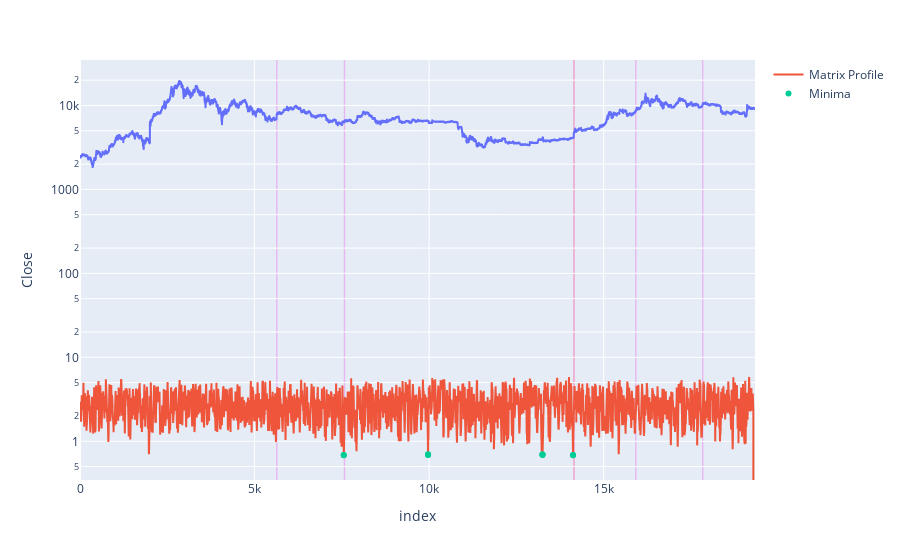

Notebook code cell kept with this figure:
### Code cell
mp = matrix_profile
all_chain_set, unanchored_chain = stumpy.allc(mp[:, 2], mp[:, 3])
print (unanchored_chain)
print (len(df))
# print (all_chain_set)
selected_chain = unanchored_chain

fig = highlight_zones(unanchored_chain)
fig

### Figure 1 — Plotly figure (JSON) as saved in the notebook; plotly's stock layout.template omitted (floating-point values rounded to 4 significant figures; data arrays with more than 128 entries replaced by an {"elided": "..."} marker saying what was removed)
{"data": [{"hovertemplate": "index=%{x}<br>Close=%{y}<extra></extra>", "legendgroup": "", "line": {"color": "#636efa", "dash": "solid"}, "mode": "lines", "name": "", "showlegend": false, "type": "scattergl", "x": {"elided": "19335 int values"}, "xaxis": "x", "y": {"elided": "19335 float values"}, "yaxis": "y"}, {"hovertext": {"elided": "19335 str values"}, "mode": "lines", "name": "Matrix Profile", "type": "scatter", "x": {"elided": "19335 int values"}, "y": {"elided": "19335 float values"}}, {"mode": "markers", "name": "Minima", "type": "scatter", "x": [14123, 7556, 9970, 13247, 7555, 14122, 9971, 13248, 9969, 13246], "y": [0.6822, 0.6822, 0.6875, 0.6875, 0.688, 0.688, 0.6909, 0.6909, 0.7023, 0.7023]}], "layout": {"legend": {"tracegroupgap": 0}, "margin": {"t": 60}, "shapes": [{"fillcolor": "LightSalmon", "layer": "below", "line": {"width": 0}, "opacity": 0.5, "type": "rect", "x0": 14123, "x1": 14163, "xref": "x", "y0": 0, "y1": 1, "yref": "paper"}, {"fillcolor": "Violet", "layer": "below", "line": {"width": 0}, "opacity": 0.5, "type": "rect", "x0": 7556, "x1": 7596, "xref": "x", "y0": 0, "y1": 1, "yref": "paper"}, {"fillcolor": "Violet", "layer": "below", "line": {"width": 0}, "opacity": 0.5, "type": "rect", "x0": 5618, "x1": 5658, "xref": "x", "y0": 0, "y1": 1, "yref": "paper"}, {"fillcolor": "Violet", "layer": "below", "line": {"width": 0}, "opacity": 0.5, "type": "rect", "x0": 14131, "x1": 14171, "xref": "x", "y0": 0, "y1": 1, "yref": "paper"}, {"fillcolor": "Violet", "layer": "below", "line": {"width": 0}, "opacity": 0.5, "type": "rect", "x0": 15900, "x1": 15940, "xref": "x", "y0": 0, "y1": 1, "yref": "paper"}, {"fillcolor": "Violet", "layer": "below", "line": {"width": 0}, "opacity": 0.5, "type": "rect", "x0": 17817, "x1": 17857, "xref": "x", "y0": 0, "y1": 1, "yref": "paper"}], "xaxis": {"anchor": "y", "domain": [0, 1], "title": {"text": "index"}}, "yaxis": {"anchor": "x", "domain": [0, 1], "title": {"text": "Close"}, "type": "log"}}}
